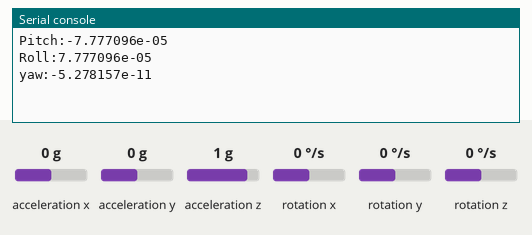
Simulated run of this program. Board: ESP32 board running MicroPython. On the bench: the last lines printed to the serial console. Inputs (shaded band) come from the test bench; at power-on: acceleration x 0 g, acceleration y 0 g, acceleration z 1 g, rotation x 0 °/s, rotation y 0 °/s, rotation z 0 °/s. Library files of the repository ran but are not shown: mpu6050.py.

Above: at 4.5 s.
4.6 s: acceleration x set to -1.4 g
At 6.2 s:
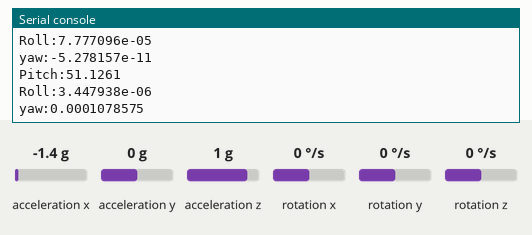
6.8 s: acceleration y set to -1.4 g
At 8.2 s:
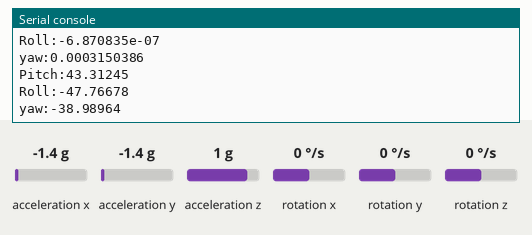
9.8 s: acceleration z set to -1.4 g
At 11.1 s:
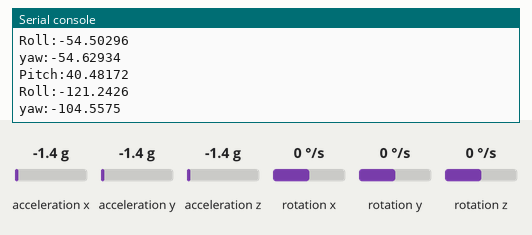
11.3 s: rotation x set to -192 °/s
At 11.8 s:
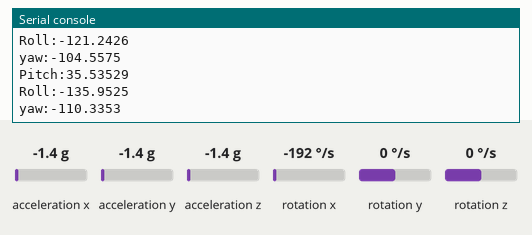
12.8 s: rotation y set to -192 °/s
At 13.9 s:
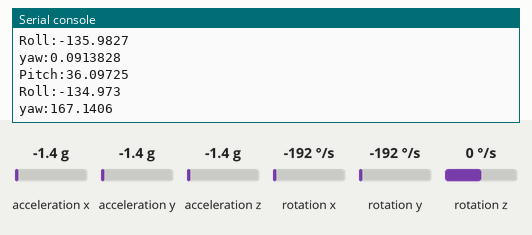
Timing chart, 0 to 15.3 s (numbered marks = the images above; inputs shaded):
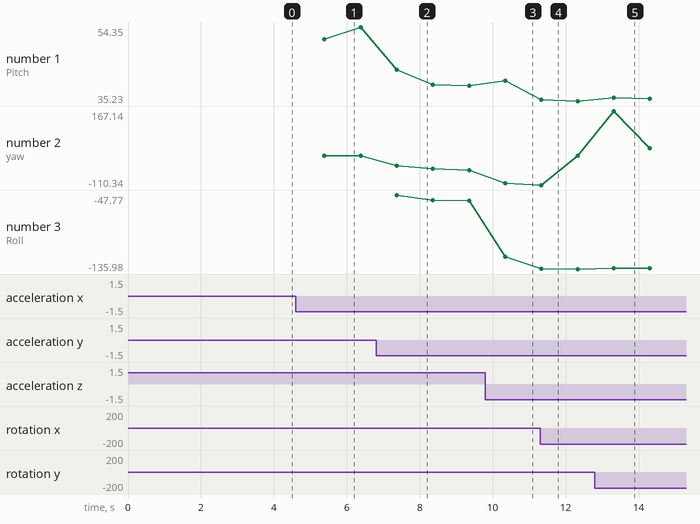

Measured:
- after the input at 4.6 s, the serial console: prints a new line after 0.78 s (image 1)
- after the input at 6.8 s, the serial console: prints a new line after 0.57 s (image 2)
- after the input at 9.8 s, the serial console: prints a new line after 0.54 s (image 3)
- after the input at 11.3 s, the serial console: prints a new line at once (image 4)
- after the input at 12.8 s, the serial console: prints a new line after 0.52 s (image 5)
- plotted number 1: 54.35 → 39.13 after the input at 6.8 s, 39.13 → 40.48 after the input at 9.8 s, 40.48 → 35.23 after the input at 11.3 s, 35.23 → 35.75 after the input at 12.8 s
- plotted number 2: 0 → -54.63 after the input at 6.8 s, -54.63 → -104.56 after the input at 9.8 s, -104.56 → 0.09 after the input at 11.3 s, 0.09 → 27.63 after the input at 12.8 s
- plotted number 3: -54.5 → -121.24 after the input at 9.8 s, -121.24 → -135.98 after the input at 11.3 s, -135.98 → -135 after the input at 12.8 s

The program:

main.py
```python
from machine import Pin,I2C,Timer
import time,math
from mpu6050 import Mpu6050
i2c = I2C(scl=Pin(5), sda=Pin(4))
MpuClient = Mpu6050(i2c)
MpuClient.error_gy()

i=0
gyx=0
gyy=0
r=[]
q=[]

def timing(tim):
	global MpuClient
	global i
	global q
	i=i+1
	ay = MpuClient.get_values()
	if i==124:
		print("Pitch:" + str(q[0]))
		print("Roll:" + str(q[1]))
		print("yaw:" + str(q[2]))
#		print("Pitch:" + str(ay["GyX"]))
#		print("Roll:" + str(ay["GyY"]))
#		print("yaw:" + str(ay["GyZ"]))
		i=0
	q=MpuClient.IMUupdate(ay["GyX"],ay["GyY"],ay["GyZ"],ay["AcX"],ay["AcY"],ay["AcZ"])

def time_init(ms):
	tm=Timer(4)
	tm.init(period=ms, mode=Timer.PERIODIC, callback=timing)
time_init(8)
while 1:
	time.sleep(0.003)
```
